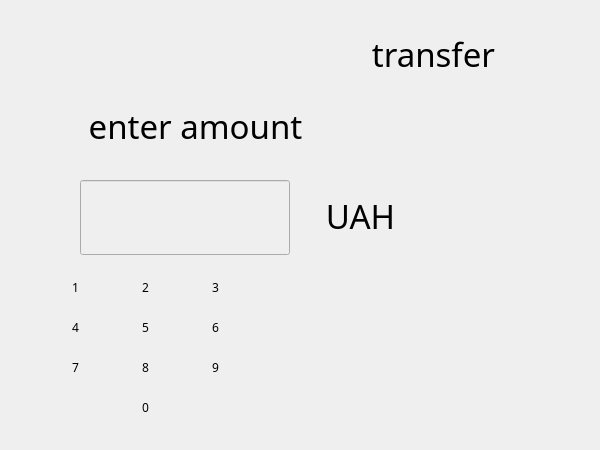
<?xml version="1.0" encoding="UTF-8"?>
<ui version="4.0">
 <class>SendMoneyAmount</class>
 <widget class="QWidget" name="SendMoneyAmount">
  <property name="geometry">
   <rect>
    <x>0</x>
    <y>0</y>
    <width>600</width>
    <height>450</height>
   </rect>
  </property>
  <property name="windowTitle">
   <string>Form</string>
  </property>
  <property name="styleSheet">
   <string notr="true">#Form{
background-image: url(:/Resources/background.png);
}</string>
  </property>
  <widget class="QLabel" name="action">
   <property name="geometry">
    <rect>
     <x>10</x>
     <y>100</y>
     <width>371</width>
     <height>51</height>
    </rect>
   </property>
   <property name="font">
    <font>
     <family>KenVector Future</family>
     <pointsize>25</pointsize>
     <underline>false</underline>
     <strikeout>false</strikeout>
    </font>
   </property>
   <property name="styleSheet">
    <string notr="true">#action{
background: none;
text-align:center;
}</string>
   </property>
   <property name="text">
    <string>enter amount</string>
   </property>
   <property name="alignment">
    <set>Qt::AlignCenter</set>
   </property>
  </widget>
  <widget class="QPushButton" name="cancelButt">
   <property name="geometry">
    <rect>
     <x>390</x>
     <y>370</y>
     <width>215</width>
     <height>79</height>
    </rect>
   </property>
   <property name="styleSheet">
    <string notr="true">#cancelButt {
background-image: url(:Resources/cancel.png);
border: none;
}
#cancelButt:pressed
{
   background-image: url(:Resources/cancelP.png);
  border: none;
}</string>
   </property>
   <property name="text">
    <string/>
   </property>
   <property name="iconSize">
    <size>
     <width>219</width>
     <height>79</height>
    </size>
   </property>
  </widget>
  <widget class="QPushButton" name="pushButton_5">
   <property name="geometry">
    <rect>
     <x>120</x>
     <y>310</y>
     <width>51</width>
     <height>35</height>
    </rect>
   </property>
   <property name="font">
    <font>
     <family>KenVector Future</family>
    </font>
   </property>
   <property name="styleSheet">
    <string notr="true">#pushButton_5{
background-image: url(:Resources/padButtonShort.png);
border: none;
}
</string>
   </property>
   <property name="text">
    <string>5</string>
   </property>
  </widget>
  <widget class="QPushButton" name="cancelAct">
   <property name="geometry">
    <rect>
     <x>270</x>
     <y>350</y>
     <width>71</width>
     <height>35</height>
    </rect>
   </property>
   <property name="styleSheet">
    <string notr="true">#cancelAct{
background-image: url(:/Resources/cancelAct.png);
border: none;
}</string>
   </property>
   <property name="text">
    <string/>
   </property>
   <property name="iconSize">
    <size>
     <width>71</width>
     <height>35</height>
    </size>
   </property>
  </widget>
  <widget class="QPushButton" name="okAct">
   <property name="geometry">
    <rect>
     <x>270</x>
     <y>270</y>
     <width>71</width>
     <height>35</height>
    </rect>
   </property>
   <property name="styleSheet">
    <string notr="true">#okAct
{
background-image: url(:/Resources/okAct.png);
border: none;
}</string>
   </property>
   <property name="text">
    <string/>
   </property>
   <property name="iconSize">
    <size>
     <width>71</width>
     <height>35</height>
    </size>
   </property>
  </widget>
  <widget class="QPushButton" name="pushButton_right">
   <property name="geometry">
    <rect>
     <x>190</x>
     <y>390</y>
     <width>51</width>
     <height>35</height>
    </rect>
   </property>
   <property name="font">
    <font>
     <family>KenVector Future</family>
    </font>
   </property>
   <property name="styleSheet">
    <string notr="true">#pushButton_right{
background-image: url(:Resources/padButtonShort.png);
border: none;
}
</string>
   </property>
   <property name="text">
    <string/>
   </property>
  </widget>
  <widget class="QPushButton" name="pushButton_2">
   <property name="geometry">
    <rect>
     <x>120</x>
     <y>270</y>
     <width>51</width>
     <height>35</height>
    </rect>
   </property>
   <property name="font">
    <font>
     <family>KenVector Future</family>
    </font>
   </property>
   <property name="styleSheet">
    <string notr="true">#pushButton_2 {
background-image: url(:Resources/padButtonShort.png);
border: none;
}
</string>
   </property>
   <property name="text">
    <string>2</string>
   </property>
  </widget>
  <widget class="QPushButton" name="pushButton_8">
   <property name="geometry">
    <rect>
     <x>120</x>
     <y>350</y>
     <width>51</width>
     <height>35</height>
    </rect>
   </property>
   <property name="font">
    <font>
     <family>KenVector Future</family>
    </font>
   </property>
   <property name="styleSheet">
    <string notr="true">#pushButton_8{
background-image: url(:Resources/padButtonShort.png);
border: none;
}
</string>
   </property>
   <property name="text">
    <string>8</string>
   </property>
  </widget>
  <widget class="QPushButton" name="pushButton_6">
   <property name="geometry">
    <rect>
     <x>190</x>
     <y>310</y>
     <width>51</width>
     <height>35</height>
    </rect>
   </property>
   <property name="font">
    <font>
     <family>KenVector Future</family>
    </font>
   </property>
   <property name="styleSheet">
    <string notr="true">#pushButton_6{
background-image: url(:Resources/padButtonShort.png);
border: none;
}

</string>
   </property>
   <property name="text">
    <string>6</string>
   </property>
  </widget>
  <widget class="QPushButton" name="pushButton_7">
   <property name="geometry">
    <rect>
     <x>50</x>
     <y>350</y>
     <width>51</width>
     <height>35</height>
    </rect>
   </property>
   <property name="font">
    <font>
     <family>KenVector Future</family>
    </font>
   </property>
   <property name="styleSheet">
    <string notr="true">#pushButton_7{
background-image: url(:Resources/padButtonShort.png);
border: none;
}
</string>
   </property>
   <property name="text">
    <string>7</string>
   </property>
  </widget>
  <widget class="QPushButton" name="eraseAct">
   <property name="geometry">
    <rect>
     <x>270</x>
     <y>310</y>
     <width>71</width>
     <height>35</height>
    </rect>
   </property>
   <property name="styleSheet">
    <string notr="true">#eraseAct{
background-image: url(:/Resources/eraseAct.png);
border: none;
}</string>
   </property>
   <property name="text">
    <string/>
   </property>
   <property name="iconSize">
    <size>
     <width>71</width>
     <height>35</height>
    </size>
   </property>
  </widget>
  <widget class="QPushButton" name="pushButton_3">
   <property name="geometry">
    <rect>
     <x>190</x>
     <y>270</y>
     <width>51</width>
     <height>35</height>
    </rect>
   </property>
   <property name="font">
    <font>
     <family>KenVector Future</family>
    </font>
   </property>
   <property name="styleSheet">
    <string notr="true">#pushButton_3 {
background-image: url(:Resources/padButtonShort.png);
border: none;
}
</string>
   </property>
   <property name="text">
    <string>3</string>
   </property>
  </widget>
  <widget class="QPushButton" name="pushButton_9">
   <property name="geometry">
    <rect>
     <x>190</x>
     <y>350</y>
     <width>51</width>
     <height>35</height>
    </rect>
   </property>
   <property name="font">
    <font>
     <family>KenVector Future</family>
    </font>
   </property>
   <property name="styleSheet">
    <string notr="true">#pushButton_9{
background-image: url(:Resources/padButtonShort.png);
border: none;
}
</string>
   </property>
   <property name="text">
    <string>9</string>
   </property>
  </widget>
  <widget class="QPushButton" name="pushButton_left">
   <property name="geometry">
    <rect>
     <x>50</x>
     <y>390</y>
     <width>51</width>
     <height>35</height>
    </rect>
   </property>
   <property name="font">
    <font>
     <family>KenVector Future</family>
    </font>
   </property>
   <property name="styleSheet">
    <string notr="true">#pushButton_left{
background-image: url(:Resources/padButtonShort.png);
border: none;
}
</string>
   </property>
   <property name="text">
    <string/>
   </property>
  </widget>
  <widget class="QPushButton" name="pushButton_4">
   <property name="geometry">
    <rect>
     <x>50</x>
     <y>310</y>
     <width>51</width>
     <height>35</height>
    </rect>
   </property>
   <property name="font">
    <font>
     <family>KenVector Future</family>
    </font>
   </property>
   <property name="styleSheet">
    <string notr="true">#pushButton_4 {
background-image: url(:Resources/padButtonShort.png);
border: none;
}
</string>
   </property>
   <property name="text">
    <string>4</string>
   </property>
  </widget>
  <widget class="QPushButton" name="pushButton_0">
   <property name="geometry">
    <rect>
     <x>120</x>
     <y>390</y>
     <width>51</width>
     <height>35</height>
    </rect>
   </property>
   <property name="font">
    <font>
     <family>KenVector Future</family>
    </font>
   </property>
   <property name="styleSheet">
    <string notr="true">#pushButton_0{
background-image: url(:Resources/padButtonShort.png);
border: none;
}
</string>
   </property>
   <property name="text">
    <string>0</string>
   </property>
  </widget>
  <widget class="QPushButton" name="pushButton_1">
   <property name="geometry">
    <rect>
     <x>50</x>
     <y>270</y>
     <width>51</width>
     <height>35</height>
    </rect>
   </property>
   <property name="font">
    <font>
     <family>KenVector Future</family>
    </font>
   </property>
   <property name="styleSheet">
    <string notr="true">#pushButton_1 {
background-image: url(:Resources/padButtonShort.png);
border: none;
}
</string>
   </property>
   <property name="text">
    <string>1</string>
   </property>
  </widget>
  <widget class="QLabel" name="window_2">
   <property name="geometry">
    <rect>
     <x>0</x>
     <y>0</y>
     <width>601</width>
     <height>108</height>
    </rect>
   </property>
   <property name="font">
    <font>
     <family>KenVector Future</family>
     <pointsize>25</pointsize>
     <underline>false</underline>
     <strikeout>false</strikeout>
    </font>
   </property>
   <property name="styleSheet">
    <string notr="true">#window_2{
background-image: url(:/Resources/backgroundTitle.png);
}</string>
   </property>
   <property name="text">
    <string>                               transfer</string>
   </property>
   <property name="alignment">
    <set>Qt::AlignCenter</set>
   </property>
  </widget>
  <widget class="QLineEdit" name="lineEdit">
   <property name="enabled">
    <bool>false</bool>
   </property>
   <property name="geometry">
    <rect>
     <x>80</x>
     <y>180</y>
     <width>210</width>
     <height>75</height>
    </rect>
   </property>
   <property name="font">
    <font>
     <pointsize>24</pointsize>
    </font>
   </property>
   <property name="styleSheet">
    <string notr="true">#lineEdit
{
background-image: url(:/Resources/lineIn.png);
}</string>
   </property>
   <property name="alignment">
    <set>Qt::AlignCenter</set>
   </property>
   <property name="readOnly">
    <bool>true</bool>
   </property>
  </widget>
  <widget class="QLabel" name="info">
   <property name="geometry">
    <rect>
     <x>20</x>
     <y>140</y>
     <width>301</width>
     <height>21</height>
    </rect>
   </property>
   <property name="font">
    <font>
     <family>KenVector Future</family>
     <pointsize>14</pointsize>
     <underline>false</underline>
     <strikeout>false</strikeout>
    </font>
   </property>
   <property name="text">
    <string/>
   </property>
   <property name="alignment">
    <set>Qt::AlignCenter</set>
   </property>
  </widget>
  <widget class="QLabel" name="action_2">
   <property name="geometry">
    <rect>
     <x>300</x>
     <y>190</y>
     <width>121</width>
     <height>51</height>
    </rect>
   </property>
   <property name="font">
    <font>
     <family>KenVector Future</family>
     <pointsize>25</pointsize>
     <underline>false</underline>
     <strikeout>false</strikeout>
    </font>
   </property>
   <property name="styleSheet">
    <string notr="true">#action{
background: none;
text-align:center;
}</string>
   </property>
   <property name="text">
    <string>UAH</string>
   </property>
   <property name="alignment">
    <set>Qt::AlignCenter</set>
   </property>
  </widget>
 </widget>
 <resources/>
 <connections/>
</ui>
